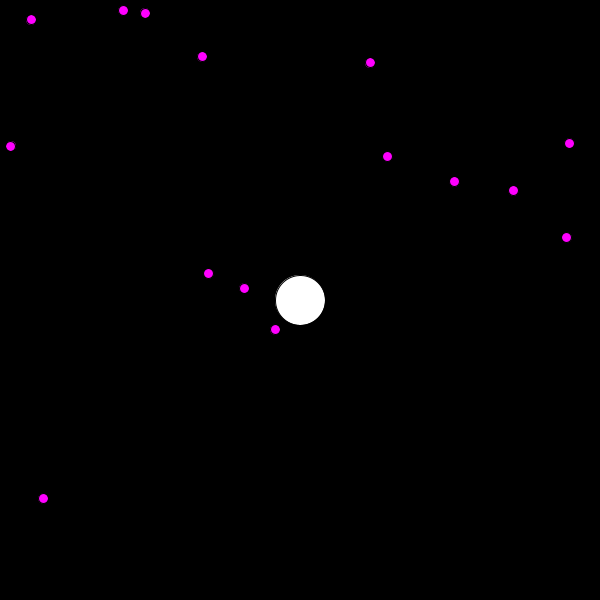
Frame 1 (no input)
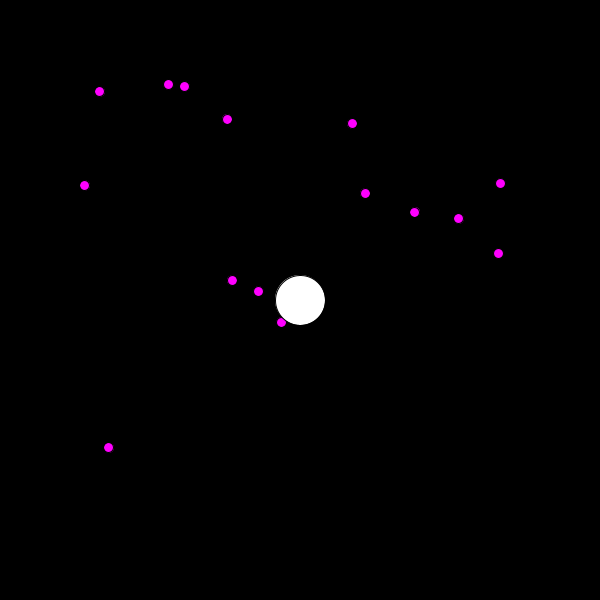
Frame 60 (the mouse pressed at the canvas centre just before this capture)
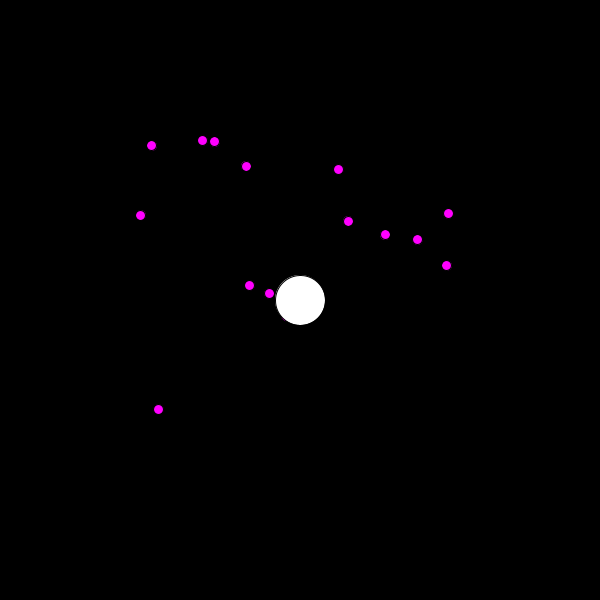
Frame 120 (the mouse held since frame 60 and released just before this capture)

The Processing sketch that drew these frames (run headless with seeded random() and noise(); from frame 60 on, the mouse is pressed at the canvas centre):

// Processing sketch: d08_hw01_physics
// ── d08_hw01_physics.pde
PVector attractor;
ArrayList<PVector> particles;
color pColor;

float gravity = 0.005;

void setup() {
  size(600, 600);

  attractor = new PVector(width/2, height/2);
  particles = new ArrayList<PVector>();

  for (int i = 0; i < 15; i++) {
    PVector particle = new PVector(random(width), random(height));
    particles.add(particle);
  }
}

void draw() {
  background(0);

  fill(255, 0, 255);
  for (int i = 0; i < particles.size(); i++) {
    PVector particle = particles.get(i);
    float deltaX = attractor.x - particle.x;
    float deltaY = attractor.y - particle.y;
    particle.x += deltaX * gravity;
    particle.y += deltaY * gravity;
    ellipse(particle.x, particle.y, 10, 10);
  }

  fill(255);
  ellipse(attractor.x, attractor.y, 50, 50);
}
